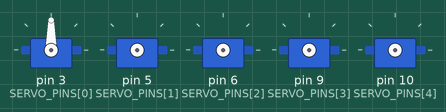
Recording of a sketch running on a simulated Arduino Uno, built with avr-gcc and run on an emulated ATmega328P. On the bench: 5 × servo.

Above: at 0.1 s.
At 1.7 s:
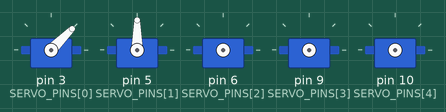
At 3.3 s:
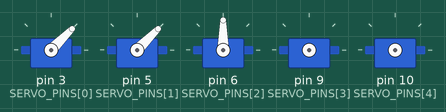
At 4.9 s:
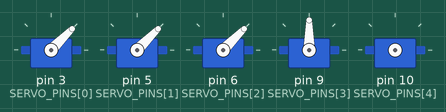
At 6.5 s:
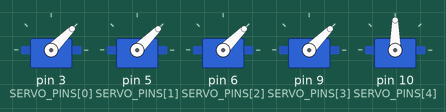
At 7.8 s:
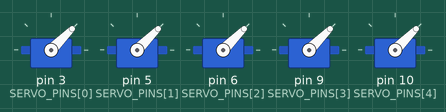
Timing chart, 0 to 9.3 s (numbered marks = the images above):
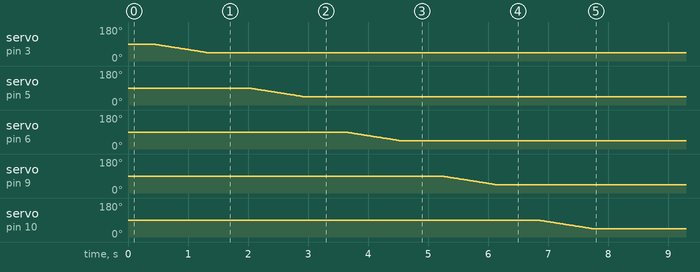

The sketch:

servo_hold_45.ino
```cpp
/*
 * Hold 5 servos at 45 degrees - Arduino Uno, pins 3, 5, 6, 9, 10
 *
 * Written to keep peak current as low as possible, because five MG995s
 * moving together will collapse most supplies:
 *   - servos are brought up one at a time, not all at once
 *   - each one ramps to the target in small steps instead of slamming there
 *   - only ever one servo in motion; the rest are already holding
 *
 * Power: all red wires to an external 5-6V supply (+), all brown wires to
 * that supply's (-) AND to Arduino GND. Keep the Arduino on USB so a sag on
 * the servo rail cannot reset the board.
 */

#include <Servo.h>

const uint8_t SERVO_PINS[] = {3, 5, 6, 9, 10};
const uint8_t NUM_SERVOS = sizeof(SERVO_PINS) / sizeof(SERVO_PINS[0]);

const int PULSE_MIN = 600;    // us at 0 deg
const int PULSE_MAX = 2400;   // us at 180 deg

const int TARGET      = 45;   // the angle to hold
const int ATTACH_REST = 90;   // where a servo lands when it is first attached
const int STEP_MS     = 20;   // ms per degree while ramping - raise to slow it

Servo servos[NUM_SERVOS];

// Walk one servo from `from` to `to` a degree at a time.
void rampTo(Servo &s, int from, int to) {
  int step = (to > from) ? 1 : -1;
  for (int a = from; a != to; a += step) {
    s.write(a);
    delay(STEP_MS);
  }
  s.write(to);
}

void setup() {
  for (uint8_t i = 0; i < NUM_SERVOS; i++) {
    // Attaching with no prior write emits the library default pulse, so the
    // servo settles near ATTACH_REST before we ramp it down to TARGET.
    servos[i].attach(SERVO_PINS[i], PULSE_MIN, PULSE_MAX);
    delay(400);                                  // let it arrive and the rail recover

    rampTo(servos[i], ATTACH_REST, TARGET);
    delay(300);                                  // settle before the next servo
  }
}

void loop() {
  // Nothing to do. The Servo library keeps pulsing on a timer interrupt, so
  // all five hold 45 deg on their own.
}
```
